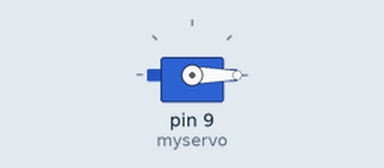
Simulated run of this sketch. Board: Arduino Uno, built with avr-gcc and run on an emulated ATmega328P. Parts: servo.

Above: at 0.05 s.
At 1.35 s:
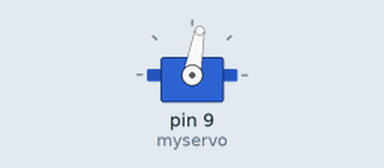
At 2.65 s:
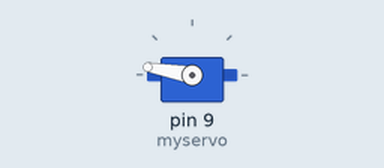
At 5.25 s:
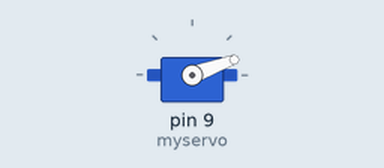
Timing chart, 0 to 7.0 s (numbered marks = the images above):
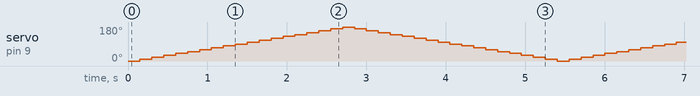

The sketch:

servo_roatate_motor.ino
```cpp
/*
Keyestudio smart home Kit for Arduino
Project 7
Sevro
http://www.keyestudio.com
*/
#include <Servo.h> // Servo function library
Servo myservo;
int pos = 0; // Start angle of servo
void setup ()
{
myservo.attach (9); // Define the position of the servo on D9
}
void loop ()
{
for(pos = 0; pos < 180; pos += 10)// angle from 0 to 180 degrees
{
myservo.write (pos); // The servo angle is pos
delay (150); // Delay 15ms
}
for(pos = 180; pos>=1; pos-=10) // Angle from 180 to 0 degrees
{
myservo.write (pos); // The angle of the servo is pos
delay (150); // Delay 15ms
}
}
```
